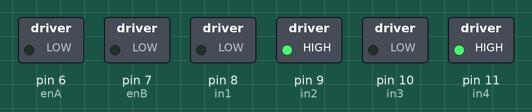
Recording of a sketch running on a simulated Arduino Uno, built with avr-gcc and run on an emulated ATmega328P. Shown: switched loads named in the sketch (green lamp = pin HIGH). What the sketch prints to the serial monitor is not drawn.

Above: at 0.1 s.
Timing chart, 0 to 1.6 s (numbered marks = the images above):
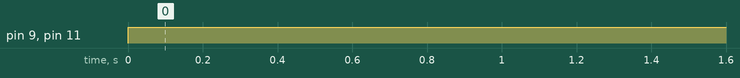

The sketch:

yopiskom.ino
```cpp
#define enA 6
#define in1 8
#define in2 9
#define enB 7
#define in3 10
#define in4 11
int motorSpeedA = 0;
int motorSpeedB = 0;

void setup() {

  pinMode(enA, OUTPUT);
  pinMode(enB, OUTPUT);
  pinMode(in1, OUTPUT);
  pinMode(in2, OUTPUT);
  pinMode(in3, OUTPUT);
  pinMode(in4, OUTPUT);

  // Mengaktifkan serial monitor
  Serial.begin(9600);

}


void loop() {
    motorSpeedA = 80; //bisa diambil dari joystick, tapi sekarang kita input manual aja yak; 0-255
    motorSpeedB = 80; //bisa diambil dari joystick, tapi sekarang kita input manual aja yak; 0-255
//    analogWrite(enA, motorSpeedA); // Send PWM signal to motor A
//    analogWrite(enB, motorSpeedB); // Send PWM signal to motor B


 Serial.println("Mundur");
 // Set Motor A backward
    digitalWrite(in1, LOW);
    digitalWrite(in2, HIGH);
     // Set Motor B backward
    digitalWrite(in3, LOW);
    digitalWrite(in4, HIGH);

//
//else if (
//lampuSensor1 == menyala && lampuSensor2 == menyala && lampuSensor3 == menyala && lampuSensor4 == menyala && lampuSensor5 == menyala ||
//  lampuSensor1 == mati && lampuSensor2 == mati && lampuSensor3 == menyala && lampuSensor4 == mati && lampuSensor5 == mati ||
//lampuSensor1 == mati && lampuSensor2 == menyala && lampuSensor3 == menyala && lampuSensor4 == menyala && lampuSensor5 == mati ||
//lampuSensor1 == mati && lampuSensor2 == menyala && lampuSensor3 == menyala && lampuSensor4 == mati && lampuSensor5 == mati ||
//lampuSensor1 == mati && lampuSensor2 == menyala && lampuSensor3 == mati && lampuSensor4 == mati && lampuSensor5 == mati ||
//lampuSensor1 == mati && lampuSensor2 == mati && lampuSensor3 == mati && lampuSensor4 == menyala && lampuSensor5 == mati ||
//lampuSensor1 == mati && lampuSensor2 == mati && lampuSensor3 == menyala && lampuSensor4 == menyala && lampuSensor5 == mati) {
//  Serial.println("Jalan Lurus");
//  // Set Motor A forward
//   digitalWrite(in1, HIGH);
//    digitalWrite(in2, LOW);
//     // Set Motor B backward
//    digitalWrite(in3, HIGH);
//    digitalWrite(in4, LOW);
//
//}
//else  if (lampuSensor1 == mati && lampuSensor2 == menyala && lampuSensor3 == menyala && lampuSensor4 == menyala && lampuSensor5 == menyala ||
//  lampuSensor1 == mati && lampuSensor2 == mati && lampuSensor3 == mati && lampuSensor4 == mati && lampuSensor5 == menyala ||
//lampuSensor3 == menyala && lampuSensor4 == menyala && lampuSensor5 == menyala ||
//lampuSensor3 == mati && lampuSensor4 == menyala && lampuSensor5 == menyala){
// Serial.println("Belok kiri");
//  // Set Motor A backward
//    digitalWrite(in1, HIGH);
//    digitalWrite(in2, LOW);
//     // Set Motor B backward
//    digitalWrite(in3, LOW);
//    digitalWrite(in4, HIGH);
//   }
//   else if (lampuSensor1 == menyala && lampuSensor2 == mati && lampuSensor3 == mati && lampuSensor4 == mati && lampuSensor5 == mati ||
//lampuSensor1 == menyala && lampuSensor2 == menyala && lampuSensor3 == menyala ||
//lampuSensor1 == menyala && lampuSensor2 == menyala && lampuSensor3 == mati ){
//Serial.println("Belok kanan");
//  // Set Motor A backward
//    digitalWrite(in1, LOW);
//    digitalWrite(in2, HIGH);
//     // Set Motor B backward
//    digitalWrite(in3, HIGH);
//    digitalWrite(in4, LOW);
//}

}
```

Measured:
- by itself, pin 9 (in2), pin 11 (in4): LOW → HIGH at 0.00 s
